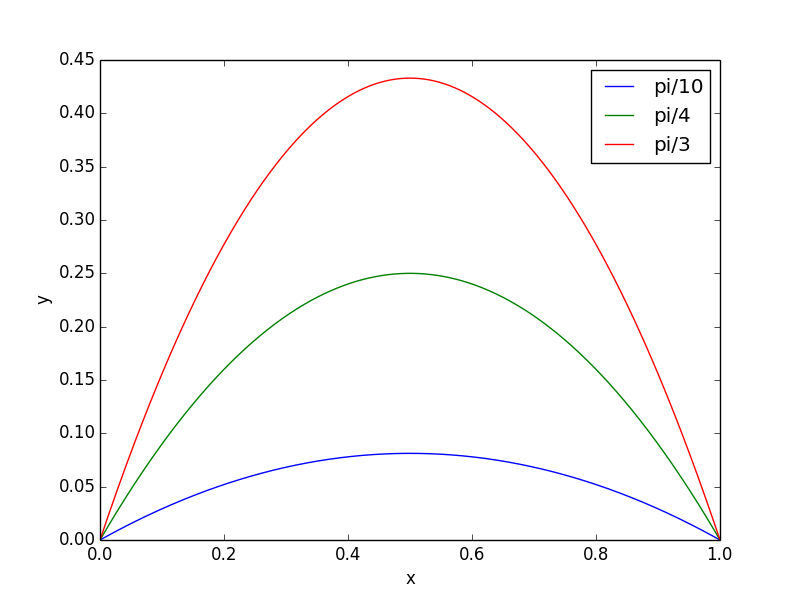

Generate this figure with Python:
import numpy as np
import matplotlib.pylab as plt

n = 0
N = 1000

t = np.linspace(0, 1, N)
x = np.zeros(N)
y = np.zeros(N)

##Init
v0 = 1.0
theta = [np.pi/10, np.pi/4, np.pi/3]

for n in range(3):
    for i in range(N):
        x[i] = t[i]
        y[i] = x[i]*np.tan(theta[n])*(1-t[i])

    plt.plot(x, y)

plt.xlabel("x")
plt.ylabel("y")
plt.legend(["pi/10", "pi/4", "pi/3"])
plt.savefig("oppg1.png")
plt.show()
